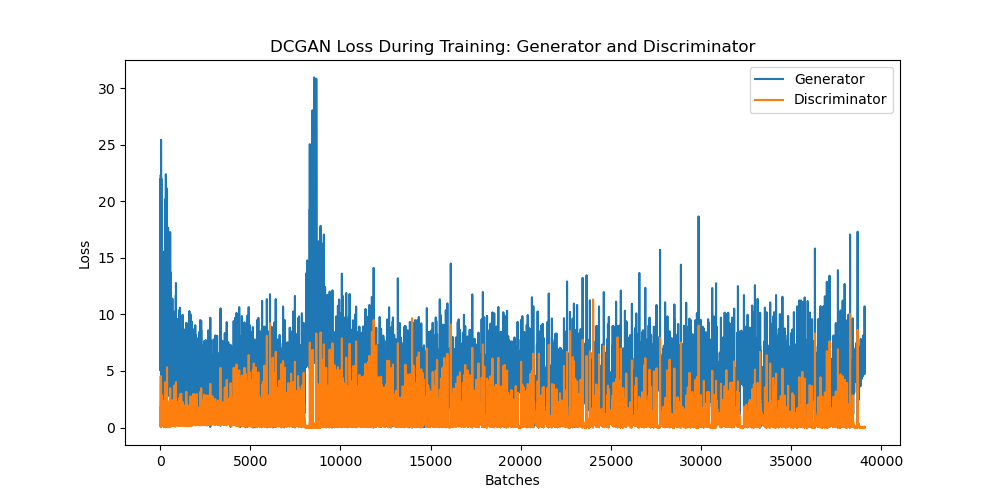

The Python source for this figure:
import torch
import torch.nn as nn
import torch.optim as optim
from torchvision import datasets, transforms
from torchvision.utils import save_image
from torch.utils.data import DataLoader
import matplotlib.pyplot as plt
import torchvision.utils as utils
import numpy as np
from scipy.linalg import sqrtm
from torchvision.models import inception_v3

device = torch.device("cuda")

transform = transforms.Compose([
    transforms.Resize(64),
    transforms.CenterCrop(64),
    transforms.ToTensor(),
    transforms.Normalize((0.5, 0.5, 0.5), (0.5, 0.5, 0.5)),
])

# CIFAR10 dataset
dataset = datasets.CIFAR10(root='./dataset', train=True, download=True, transform=transform)
dataloader = DataLoader(dataset, batch_size=64, shuffle=True)

latent_dim = 100
batch_size = 64
channels = 3
lr = 2e-4
beta1 = 0.5

device = torch.device("cuda" if torch.cuda.is_available() else "cpu")

# Generator Model
class Generator(nn.Module):
    def __init__(self):
        super(Generator, self).__init__()
        self.main = nn.Sequential(
            # input is Z, going into a convolution
            nn.ConvTranspose2d(latent_dim, 512, 4, 1, 0, bias=False),
            nn.BatchNorm2d(512),
            nn.ReLU(True),
            # state size. 512 x 4 x 4
            nn.ConvTranspose2d(512, 256, 4, 2, 1, bias=False),
            nn.BatchNorm2d(256),
            nn.ReLU(True),
            # state size. 256 x 8 x 8
            nn.ConvTranspose2d(256, 128, 4, 2, 1, bias=False),
            nn.BatchNorm2d(128),
            nn.ReLU(True),
            # state size. 128 x 16 x 16
            nn.ConvTranspose2d(128, 64, 4, 2, 1, bias=False),
            nn.BatchNorm2d(64),
            nn.ReLU(True),
            # state size. 64 x 32 x 32
            nn.ConvTranspose2d(64, channels, 4, 2, 1, bias=False),
            nn.Tanh()
            # state size. channels x 64 x 64
        )

    def forward(self, input):
        return self.main(input)

# Discriminator Model
class Discriminator(nn.Module):
    def __init__(self):
        super(Discriminator, self).__init__()
        self.main = nn.Sequential(
            # input is channels x 64 x 64
            nn.Conv2d(channels, 64, 4, 2, 1, bias=False),
            nn.LeakyReLU(0.2, inplace=True),
            # state size. 64 x 32 x 32
            nn.Conv2d(64, 128, 4, 2, 1, bias=False),
            nn.BatchNorm2d(128),
            nn.LeakyReLU(0.2, inplace=True),
            # state size. 128 x 16 x 16
            nn.Conv2d(128, 256, 4, 2, 1, bias=False),
            nn.BatchNorm2d(256),
            nn.LeakyReLU(0.2, inplace=True),
            # state size. 256 x 8 x 8
            nn.Conv2d(256, 512, 4, 2, 1, bias=False),
            nn.BatchNorm2d(512),
            nn.LeakyReLU(0.2, inplace=True),
            # state size. 512 x 4 x 4
            nn.Conv2d(512, 1, 4, 1, 0, bias=False),
            nn.Sigmoid()
        )

    def forward(self, input):
        return self.main(input).view(-1, 1).squeeze(1)

# Initialize models
generator = Generator().to(device)
discriminator = Discriminator().to(device)

# Initialize weights
def weights_init(m):
    classname = m.__class__.__name__
    if classname.find('Conv') != -1:
        nn.init.normal_(m.weight.data, 0.0, 0.02)
    elif classname.find('BatchNorm') != -1:
        nn.init.normal_(m.weight.data, 1.0, 0.02)
        nn.init.constant_(m.bias.data, 0)

generator.apply(weights_init)
discriminator.apply(weights_init)

# Loss function and optimizers
criterion = nn.BCELoss()
optimizerD = optim.Adam(discriminator.parameters(), lr=lr, betas=(beta1, 0.999))
optimizerG = optim.Adam(generator.parameters(), lr=lr, betas=(beta1, 0.999))

generator.train()
discriminator.train()

# Load the pre-trained Inception v3 model
inception_model = inception_v3(pretrained=True, transform_input=False)
inception_model.fc = torch.nn.Identity()  # Modify the model to return the 2048-dim features
inception_model = inception_model.to('cuda')
inception_model.eval()

# Function for preprocessing images for the Inception v3 model
def inception_preprocess():
    return transforms.Compose([
        transforms.Resize((299, 299)),  # Inception v3 expects images of size 299x299
        transforms.Normalize(mean=[0.485, 0.456, 0.406], std=[0.229, 0.224, 0.225]),
    ])

# Function to calculate features using Inception model
def get_inception_features(images, model):
    images = inception_preprocess()(images).to('cuda')
    with torch.no_grad():
        features = model(images).detach().cpu()
    return features.numpy()

# Function to calculate the FID score
def calculate_fid_score(features_real, features_fake):
    mu1, sigma1 = features_real.mean(axis=0), np.cov(features_real, rowvar=False)
    mu2, sigma2 = features_fake.mean(axis=0), np.cov(features_fake, rowvar=False)
    ssdiff = np.sum((mu1 - mu2) ** 2.0)
    covmean = sqrtm(sigma1.dot(sigma2))

    # Check for any numerical errors
    if np.iscomplexobj(covmean):
        covmean = covmean.real
    
    fid = ssdiff + np.trace(sigma1 + sigma2 - 2.0 * covmean)
    return fid

epochs = 50
iters = 0
fixed_noise = torch.randn(32, 100, 1, 1).to(device)
img_list = []
g_losses = []
d_losses = []
fid_scores = []

for epoch in range(epochs):
    for i, (real_images, _) in enumerate(dataloader):
        # Train with real images
        discriminator.zero_grad()
        real_images = real_images.to(device)
        batch_size = real_images.size(0)
        labels = torch.full((batch_size,), 1, dtype=torch.float, device=device)
        
        output = discriminator(real_images)
        errD_real = criterion(output, labels)
        errD_real.backward()
        D_x = output.mean().item()

        # Train with fake images
        noise = torch.randn(batch_size, latent_dim, 1, 1, device=device)
        fake_images = generator(noise)
        labels.fill_(0)
        
        output = discriminator(fake_images.detach())
        errD_fake = criterion(output, labels)
        errD_fake.backward()
        D_G_z1 = output.mean().item()
        
        errD = errD_real + errD_fake
        optimizerD.step()

        # Update Generator
        generator.zero_grad()
        labels.fill_(1)  # fake labels are real for generator cost
        output = discriminator(fake_images)
        errG = criterion(output, labels)
        errG.backward()
        D_G_z2 = output.mean().item()
        
        optimizerG.step()

        g_losses.append(errG.item())
        d_losses.append(errD.item())

        # Output training stats
        if i % 100 == 0:
            print(f'[{epoch+1}/{epochs}][{i}/{len(dataloader)}] Loss_D: {errD.item():.4f} Loss_G: {errG.item():.4f} D(x): {D_x:.4f} D(G(z)): {D_G_z1}/{D_G_z2}')

        # Check how the generator is doing by saving G's output on fixed_noise
        if (iters % 500 == 0) or ((epoch == epochs-1) and (i == len(dataloader)-1)):
            with torch.no_grad():
                fake = generator(fixed_noise).detach().cpu()
            img_list.append(utils.make_grid(fake, padding=2, normalize=True))
            
        iters += 1

    # Calculate FID score
    generator.eval()
    fid_features_real = get_inception_features(real_images, inception_model)
    fid_features_fake = get_inception_features(fake_images, inception_model)
    fid_score = calculate_fid_score(fid_features_real, fid_features_fake)
    fid_scores.append(fid_score)
    
    print(f'[{epoch+1}/{epochs}] FID: {fid_score:.4f}')

    # Save some generated images during training
    with torch.no_grad():
        fixed_noise = torch.randn(64, latent_dim, 1, 1, device=device)
        fake_images = generator(fixed_noise).detach().cpu()
    save_image(fake_images, './figure/dcgan/fake/epoch_%03d.png' % (epoch), nrow=8, normalize=True)
    save_image(real_images, './figure/dcgan/real/epoch_%03d.png' % (epoch), nrow=8, normalize=True)


plt.figure(figsize=(10,5))
plt.title("DCGAN Loss During Training: Generator and Discriminator")
plt.plot(g_losses,label="Generator")
plt.plot(d_losses,label="Discriminator")
plt.xlabel("Batches")
plt.ylabel("Loss")
plt.legend()
plt.show()

plt.plot(np.arange(0,50), fid_scores, label = 'DCGAN')
plt.title('Fretchet Distance for 50 epochs')
plt.legend()
plt.show()

def save_list_to_txt(list_data, file_path):
    with open(file_path, 'w') as file:
        for item in list_data:
            file.write(f"{item}\n")

g_losses_path = './result/dcgan_g_losses.txt' 
d_losses_path = './result/dcgan_d_losses.txt'
fid_scores_path = './result/dcgan_fid_scores.txt'
save_list_to_txt(g_losses, g_losses_path)
save_list_to_txt(d_losses, d_losses_path)
save_list_to_txt(fid_scores, fid_scores_path)
